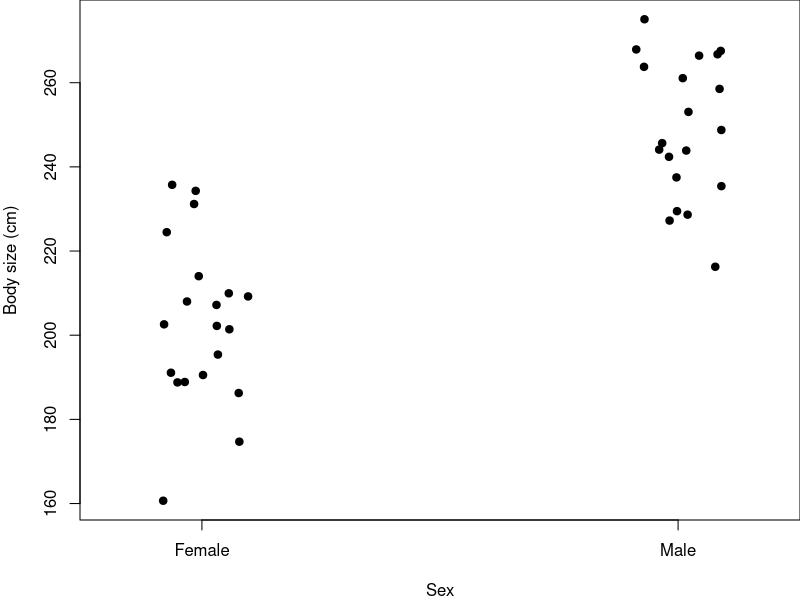
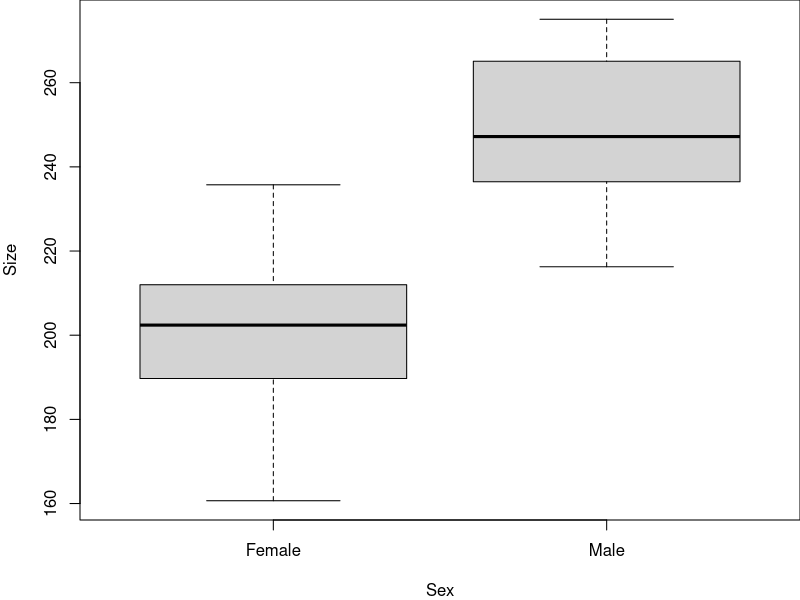

The R source for these figures, in order: (Note: this script raises an error after producing the figures.)
## ---- chunk 1

knitr::opts_chunk$set(
	echo = TRUE,
	message = FALSE,
	warning = FALSE,
	cache = TRUE
)
## ---- chunk 2

#  NRES 710, Analysis of Categorical Data
#     University of Nevada, Reno
#     Testing between groups

## ---- chunk 3
### Code for simulating data to be analyzed body size data for two sexes

# Adjust some parameters
par(mar = c(4,4,0,0))

# Set the seed for reproducibility
set.seed(123)

# Simulate the binomial X-variable (sex)
n <- 40
x <- c(rep("Female", n/2), rep("Male", n/2))

# Simulate continuous y-variable data
y <- ifelse(x == "Female",
            rnorm(n/2, mean = 200, sd = 20), #females
            rnorm(n/2, mean = 250, sd = 20)) #males

# Create dataframe
datum <- data.frame(Sex = x, Size = y)

# Plot
stripchart(Size ~ Sex, data = datum, vertical = TRUE, method = "jitter",
           pch = 19, xlab = "Sex", ylab = "Body size (cm)")
## ---- chunk 4
### Code for simulating data to be analyzed body size data for two sexes

# Set the seed for reproducibility
set.seed(123)

# Simulate the binomial X-variable (sex)
n <- 40
x <- c(rep("Female", n/2), rep("Male", n/2))
x <- factor(x)

# Simulate continuous y-variable data
y <- ifelse(x == "Female",
            rnorm(n/2, mean = 200, sd = 20), #females
            rnorm(n/2, mean = 250, sd = 20)) #males

# Create dataframe
datum <- data.frame(Sex = x, Size = y)

# Examine the data
head(datum)
tail(datum)

# Plot the data to examine it!
plot(Size ~ Sex, data=datum)
# Box and whiskers plot!
# Bold black line = median
# Edges of box: 75% and 25% quartiles
# Bars: 95% limits
# Points: outliers, or 5% of data outside of the 95% intervals

# Analyze this using the 't.test()' function in R:
help(t.test)
results <- t.test(Size ~ Sex, data = datum)

# Examine the summary
summary(results)
# Some functions in R don't have summary functions for them because they are so simple!

# Just ask for the object
results
## ---- chunk 5
251.2 - 198.9
## ---- chunk 6
(64.44 - 40.14)/2
## ---- chunk 7
# Plot
stripchart(body_size ~ sex, data = datum, vertical = TRUE, method = "jitter", 
           pch = 19, xlab = "Sex", ylab = "Body size (cm)")
## ---- chunk 8
### Code for simulating data to be analyzed body size data for two sexes

# Recall our 'datum' object
head(datum)
tail(datum)

# We need to 'dummy-code' our Sex variable, e.g., as 'Male'
Male <- c(rep(0, n/2), rep(1, n/2))

# Add 'Male' to the dataframe
datum <- cbind(datum, Male)

# Plot the data!
plot(Size ~ Male, data = datum)
## ---- chunk 9
# Examine the old t-test results
results
248.9749 - 202.8325 # effect of being male

# Use lm() to run regression with dummy-coded X-data
results2 <- lm(Size ~ Male, data = datum)
summary(results2)
## ---- chunk 10
# Confidence intervals
confint(results2)
## ---- chunk 11
# Regression with a categorical variable
results3 <- lm(Size ~ Sex, data = datum)
summary(results3)
